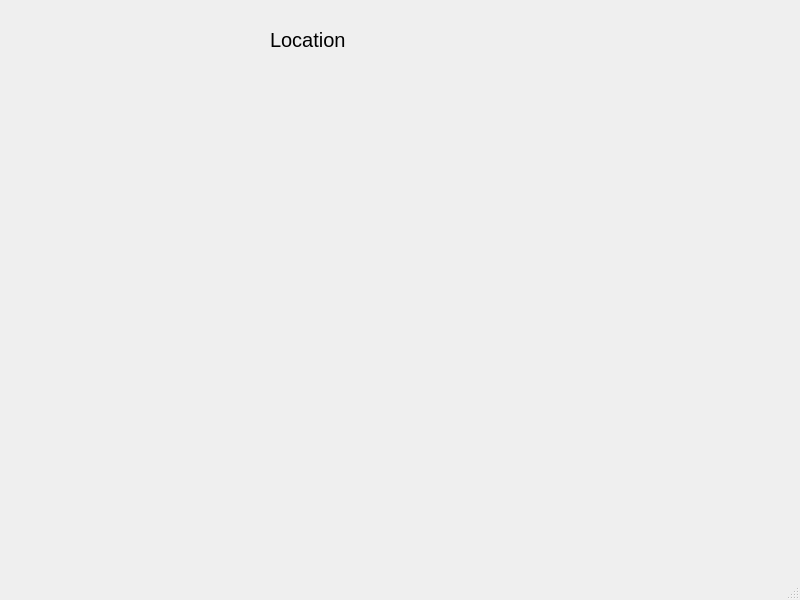
<?xml version="1.0" encoding="UTF-8"?>
<ui version="4.0">
 <class>MainWindow</class>
 <widget class="QMainWindow" name="MainWindow">
  <property name="geometry">
   <rect>
    <x>0</x>
    <y>0</y>
    <width>800</width>
    <height>600</height>
   </rect>
  </property>
  <property name="windowTitle">
   <string>MainWindow</string>
  </property>
  <widget class="QWidget" name="centralwidget">
   <widget class="QLabel" name="label_6">
    <property name="geometry">
     <rect>
      <x>270</x>
      <y>30</y>
      <width>271</width>
      <height>20</height>
     </rect>
    </property>
    <property name="styleSheet">
     <string notr="true">font-size:15pt;</string>
    </property>
    <property name="text">
     <string>Location</string>
    </property>
   </widget>
  </widget>
  <widget class="QMenuBar" name="menubar">
   <property name="geometry">
    <rect>
     <x>0</x>
     <y>0</y>
     <width>800</width>
     <height>26</height>
    </rect>
   </property>
  </widget>
  <widget class="QStatusBar" name="statusbar"/>
 </widget>
 <resources/>
 <connections/>
</ui>
